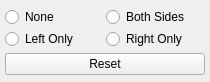
<?xml version="1.0" encoding="UTF-8"?>
<ui version="4.0">
 <class>PropertyWidget_OptMarginsBase</class>
 <widget class="QFrame" name="PropertyWidget_OptMarginsBase">
  <property name="geometry">
   <rect>
    <x>0</x>
    <y>0</y>
    <width>210</width>
    <height>82</height>
   </rect>
  </property>
  <property name="windowTitle">
   <string>Frame</string>
  </property>
  <property name="frameShape">
   <enum>QFrame::Box</enum>
  </property>
  <property name="frameShadow">
   <enum>QFrame::Plain</enum>
  </property>
  <property name="lineWidth">
   <number>0</number>
  </property>
  <layout class="QVBoxLayout" name="verticalLayout">
   <property name="spacing">
    <number>2</number>
   </property>
   <property name="leftMargin">
    <number>5</number>
   </property>
   <property name="topMargin">
    <number>5</number>
   </property>
   <property name="rightMargin">
    <number>5</number>
   </property>
   <property name="bottomMargin">
    <number>5</number>
   </property>
   <item>
    <layout class="QGridLayout" name="gridLayout">
     <item row="0" column="0">
      <widget class="QRadioButton" name="optMarginRadioNone">
       <property name="text">
        <string>None</string>
       </property>
      </widget>
     </item>
     <item row="0" column="1">
      <widget class="QRadioButton" name="optMarginRadioBoth">
       <property name="text">
        <string>Both Sides</string>
       </property>
      </widget>
     </item>
     <item row="1" column="0">
      <widget class="QRadioButton" name="optMarginRadioLeft">
       <property name="text">
        <string>Left Only</string>
       </property>
      </widget>
     </item>
     <item row="1" column="1">
      <widget class="QRadioButton" name="optMarginRadioRight">
       <property name="text">
        <string>Right Only</string>
       </property>
      </widget>
     </item>
    </layout>
   </item>
   <item>
    <widget class="QPushButton" name="optMarginResetButton">
     <property name="text">
      <string>Reset</string>
     </property>
    </widget>
   </item>
  </layout>
 </widget>
 <resources/>
 <connections/>
</ui>
